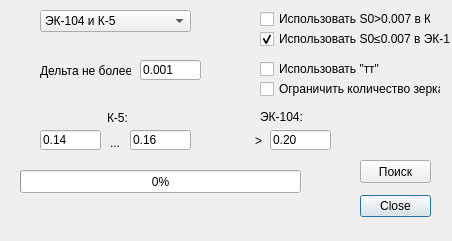
<?xml version="1.0" encoding="UTF-8"?>
<ui version="4.0">
 <class>Dialog</class>
 <widget class="QDialog" name="Dialog">
  <property name="geometry">
   <rect>
    <x>0</x>
    <y>0</y>
    <width>452</width>
    <height>241</height>
   </rect>
  </property>
  <property name="windowTitle">
   <string>Подбор комплектов</string>
  </property>
  <widget class="QDialogButtonBox" name="buttonBox">
   <property name="geometry">
    <rect>
     <x>360</x>
     <y>190</y>
     <width>71</width>
     <height>32</height>
    </rect>
   </property>
   <property name="orientation">
    <enum>Qt::Horizontal</enum>
   </property>
   <property name="standardButtons">
    <set>QDialogButtonBox::Close</set>
   </property>
  </widget>
  <widget class="QComboBox" name="searchType">
   <property name="geometry">
    <rect>
     <x>40</x>
     <y>10</y>
     <width>151</width>
     <height>22</height>
    </rect>
   </property>
   <item>
    <property name="text">
     <string>ЭК-104 и К-5</string>
    </property>
   </item>
   <item>
    <property name="text">
     <string>ЭК-104</string>
    </property>
   </item>
   <item>
    <property name="text">
     <string>К-5</string>
    </property>
   </item>
   <item>
    <property name="text">
     <string>Комплекты с любым L0</string>
    </property>
   </item>
  </widget>
  <widget class="QProgressBar" name="progressBar1">
   <property name="geometry">
    <rect>
     <x>20</x>
     <y>170</y>
     <width>281</width>
     <height>23</height>
    </rect>
   </property>
   <property name="value">
    <number>0</number>
   </property>
   <property name="format">
    <string>%p%</string>
   </property>
  </widget>
  <widget class="QPushButton" name="searchButton">
   <property name="geometry">
    <rect>
     <x>360</x>
     <y>160</y>
     <width>71</width>
     <height>23</height>
    </rect>
   </property>
   <property name="text">
    <string>Поиск</string>
   </property>
  </widget>
  <widget class="QLineEdit" name="lineEdit">
   <property name="geometry">
    <rect>
     <x>140</x>
     <y>60</y>
     <width>61</width>
     <height>20</height>
    </rect>
   </property>
   <property name="inputMask">
    <string>9.9999; </string>
   </property>
   <property name="text">
    <string>0.001</string>
   </property>
  </widget>
  <widget class="QLabel" name="label">
   <property name="geometry">
    <rect>
     <x>40</x>
     <y>63</y>
     <width>91</width>
     <height>16</height>
    </rect>
   </property>
   <property name="text">
    <string>Дельта не более</string>
   </property>
  </widget>
  <widget class="QLabel" name="timer1">
   <property name="geometry">
    <rect>
     <x>130</x>
     <y>250</y>
     <width>46</width>
     <height>13</height>
    </rect>
   </property>
   <property name="text">
    <string/>
   </property>
  </widget>
  <widget class="QCheckBox" name="checkBox">
   <property name="geometry">
    <rect>
     <x>260</x>
     <y>60</y>
     <width>121</width>
     <height>18</height>
    </rect>
   </property>
   <property name="text">
    <string>Использовать &quot;тт&quot;</string>
   </property>
  </widget>
  <widget class="QLineEdit" name="K5min">
   <property name="geometry">
    <rect>
     <x>40</x>
     <y>130</y>
     <width>61</width>
     <height>20</height>
    </rect>
   </property>
   <property name="inputMask">
    <string>9.999; </string>
   </property>
   <property name="text">
    <string>0.14</string>
   </property>
  </widget>
  <widget class="QLineEdit" name="K5max">
   <property name="geometry">
    <rect>
     <x>130</x>
     <y>130</y>
     <width>61</width>
     <height>20</height>
    </rect>
   </property>
   <property name="inputMask">
    <string>9.999; </string>
   </property>
   <property name="text">
    <string>0.16</string>
   </property>
  </widget>
  <widget class="QLineEdit" name="EKmin">
   <property name="geometry">
    <rect>
     <x>270</x>
     <y>130</y>
     <width>61</width>
     <height>20</height>
    </rect>
   </property>
   <property name="inputMask">
    <string>9.999; </string>
   </property>
   <property name="text">
    <string>0.20</string>
   </property>
  </widget>
  <widget class="QLabel" name="label_2">
   <property name="geometry">
    <rect>
     <x>107</x>
     <y>110</y>
     <width>31</width>
     <height>16</height>
    </rect>
   </property>
   <property name="text">
    <string>К-5:</string>
   </property>
  </widget>
  <widget class="QLabel" name="label_3">
   <property name="geometry">
    <rect>
     <x>110</x>
     <y>135</y>
     <width>16</width>
     <height>16</height>
    </rect>
   </property>
   <property name="text">
    <string>...</string>
   </property>
  </widget>
  <widget class="QLabel" name="label_4">
   <property name="geometry">
    <rect>
     <x>260</x>
     <y>110</y>
     <width>46</width>
     <height>13</height>
    </rect>
   </property>
   <property name="text">
    <string>ЭК-104:</string>
   </property>
  </widget>
  <widget class="QLabel" name="label_5">
   <property name="geometry">
    <rect>
     <x>255</x>
     <y>133</y>
     <width>16</width>
     <height>16</height>
    </rect>
   </property>
   <property name="text">
    <string>&gt;</string>
   </property>
  </widget>
  <widget class="QCheckBox" name="S0checkBox">
   <property name="geometry">
    <rect>
     <x>260</x>
     <y>10</y>
     <width>171</width>
     <height>18</height>
    </rect>
   </property>
   <property name="text">
    <string>Использовать S0&gt;0.007 в К5</string>
   </property>
  </widget>
  <widget class="QLabel" name="ProgressText">
   <property name="geometry">
    <rect>
     <x>300</x>
     <y>174</y>
     <width>46</width>
     <height>13</height>
    </rect>
   </property>
   <property name="text">
    <string/>
   </property>
  </widget>
  <widget class="QCheckBox" name="S0checkBoxEK">
   <property name="geometry">
    <rect>
     <x>260</x>
     <y>30</y>
     <width>191</width>
     <height>18</height>
    </rect>
   </property>
   <property name="text">
    <string>Использовать S0≤0.007 в ЭК-104</string>
   </property>
   <property name="checked">
    <bool>true</bool>
   </property>
  </widget>
  <widget class="QCheckBox" name="countLimit">
   <property name="geometry">
    <rect>
     <x>260</x>
     <y>80</y>
     <width>181</width>
     <height>18</height>
    </rect>
   </property>
   <property name="text">
    <string>Ограничить количество зеркал</string>
   </property>
  </widget>
 </widget>
 <resources/>
 <connections>
  <connection>
   <sender>buttonBox</sender>
   <signal>accepted()</signal>
   <receiver>Dialog</receiver>
   <slot>accept()</slot>
   <hints>
    <hint type="sourcelabel">
     <x>248</x>
     <y>254</y>
    </hint>
    <hint type="destinationlabel">
     <x>157</x>
     <y>274</y>
    </hint>
   </hints>
  </connection>
  <connection>
   <sender>buttonBox</sender>
   <signal>rejected()</signal>
   <receiver>Dialog</receiver>
   <slot>reject()</slot>
   <hints>
    <hint type="sourcelabel">
     <x>316</x>
     <y>260</y>
    </hint>
    <hint type="destinationlabel">
     <x>286</x>
     <y>274</y>
    </hint>
   </hints>
  </connection>
 </connections>
</ui>
